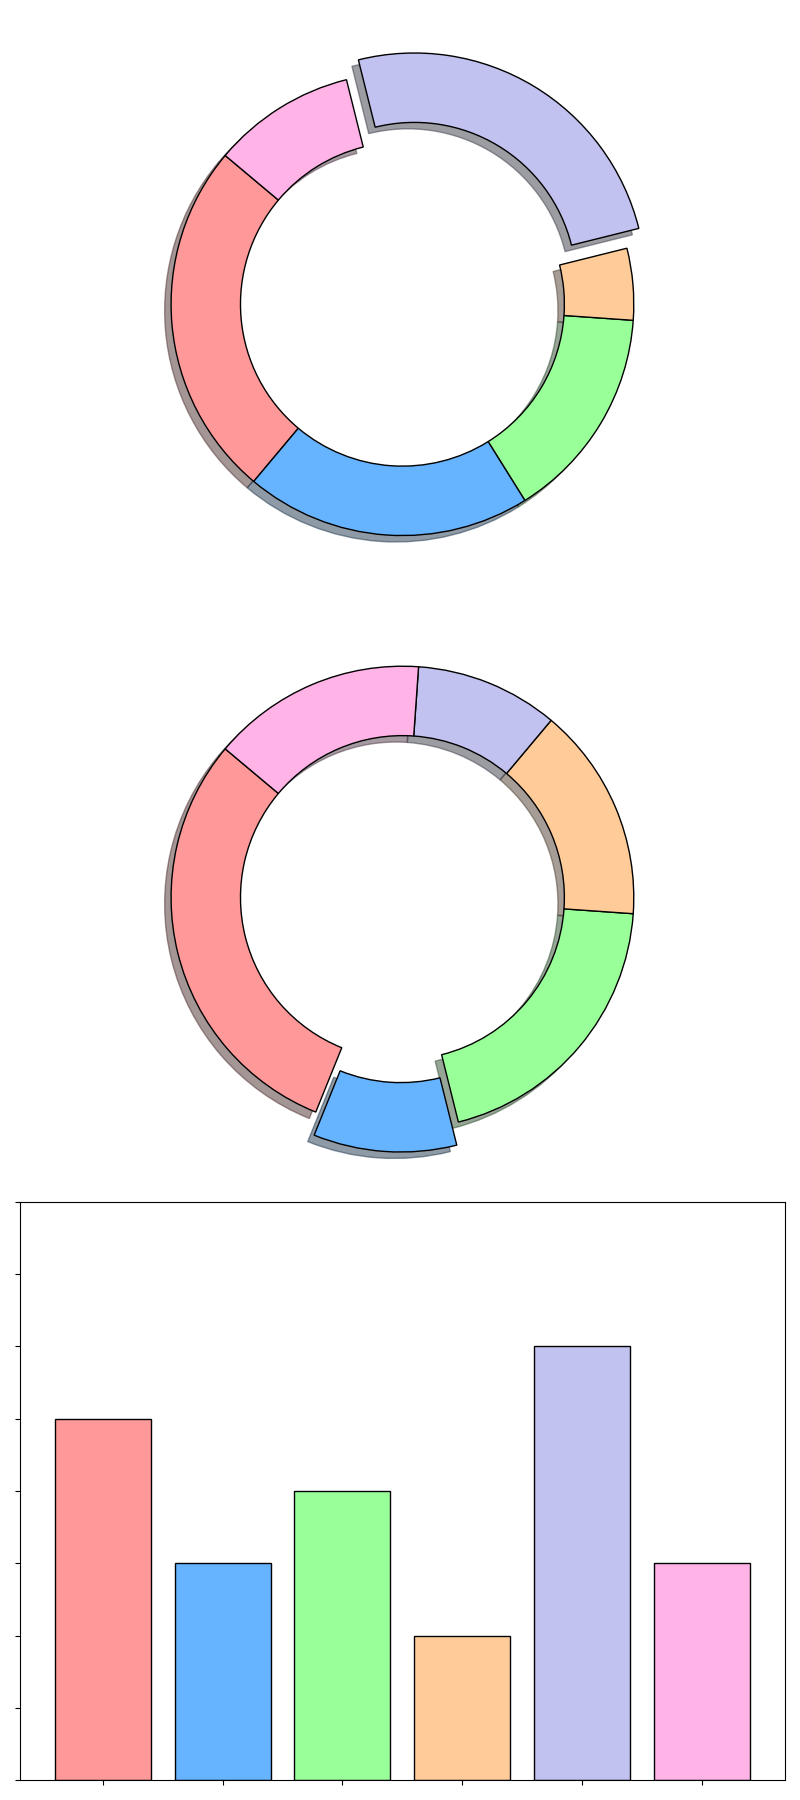

Reproduce this figure in Python.
import matplotlib.pyplot as plt

activities = ['Sports', 'Music', 'Art', 'Reading', 'Gaming', 'Volunteering']
percentages1 = [25, 20, 15, 5, 25, 10]
percentages2 = [30, 10, 20, 15, 10, 15]
hours_spent = [5, 3, 4, 2, 6, 3]
colors = ['#ff9999', '#66b3ff', '#99ff99', '#ffcc99', '#c2c2f0', '#ffb3e6']
explode1 = (0, 0, 0, 0, 0.1, 0)
explode2 = (0, 0.1, 0, 0, 0, 0)

fig, (ax1, ax2, ax3) = plt.subplots(3, 1, figsize=(8, 18))

ax1.pie(
    percentages1,
    explode=explode1,
    labels=[None]*len(activities),
    colors=colors,
    autopct='',
    startangle=140,
    wedgeprops=dict(edgecolor='black', width=0.3),
    shadow=True
)

ax2.pie(
    percentages2,
    explode=explode2,
    labels=[None]*len(activities),
    colors=colors,
    autopct='',
    startangle=140,
    wedgeprops=dict(edgecolor='black', width=0.3),
    shadow=True
)

ax3.bar(activities, hours_spent, color=colors, edgecolor='black')
ax3.set_xticklabels([])
ax3.set_yticklabels([])
ax3.set_ylim(0, max(hours_spent) + 2)

plt.tight_layout()
plt.show()
